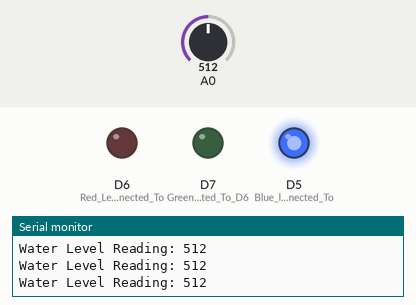
This sketch was run on a simulated ESP8266 (NodeMCU). Shown: output pins drawn as LEDs (lit = HIGH), the last lines printed to the serial monitor. Inputs (shaded band) come from the test bench; at power-on: A0 = 512. WiFi joins after 1.5 s; servers stay silent unless stated.

Above: at 4.2 s.
4.3 s: A0 set to 610
At 5.4 s:
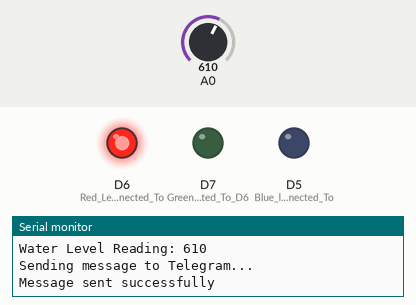
5.9 s: A0 set to 710
At 7.4 s:
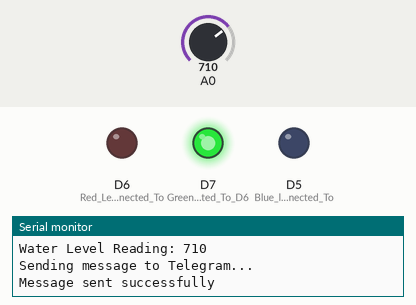
Timing chart, 0 to 8.9 s (numbered marks = the images above; inputs shaded):
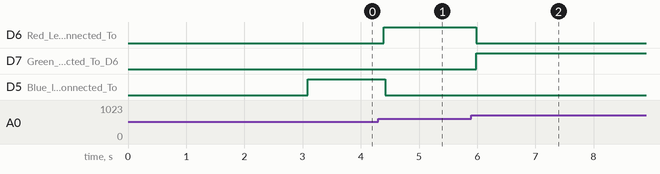

The sketch:

main.ino
```cpp
// #include <Wire.h>
// #include <LiquidCrystal_I2C.h>
#include <ESP8266WiFi.h>
#include <WiFiClientSecure.h>
#include "CTBot.h"

CTBot myBot;
 // TBMessage message;
const char* ssid = "nama wifi";
const char* pass = "nama pass";
const char* token = "6440264298:AAFN8H4Rib74bLDjeVE1xdHMwCIvWNGdr_c";
const int id = 687007684; //tele izzham

int val = 0;

void setup() {
  Serial.begin(9600);
  pinMode(D5, HIGH);  // Blue led Pin Connected To D5 Pin
  pinMode(D6, HIGH);  // Red Led Pin Connected To D7 Pin
  pinMode(D7, HIGH);  // Green Led Connected To D6 Pin

  // lcd.init();
  // lcd.backlight();
  delay(1000);  // Allow time for Serial Monitor to open

  // Connect to WiFi
  connectToWiFi();

  myBot.wifiConnect(ssid, pass);
  myBot.setTelegramToken(token);
  if (myBot.testConnection())
    Serial.println("Connection to Telegram successful");
  else
    Serial.println("Connection to Telegram failed");


  Serial.println("Setup complete.");
}

void loop() {
  // Check if WiFi is connected before proceeding

  if (WiFi.status() == WL_CONNECTED) {
    int s1 = analogRead(A0);
    Serial.println("Water Level Reading: " + String(s1));


        if (s1 > 600 && s1 < 700) {
          digitalWrite(D6, HIGH);
          sendMessageToTelegram("Flood Alert! Please get ready.");
          // myBot.sendMessage(id, "Flood Alert! Please get reaadyy.");

        } else {
          digitalWrite(D6, LOW);
        }

        if (s1 < 600) {
          digitalWrite(D5, HIGH);

        } else {
          digitalWrite(D5, LOW);
        }

        if (s1 > 700) {
          digitalWrite(D7, HIGH);
          sendMessageToTelegram("Flood Alert! Water level is high.");
          // myBot.sendMessage(id, "Flood Alert! Water level is high.");
          delay(10000);  // Delay for 5 seconds to avoid continuous alerts (for testing)
        } else {
          digitalWrite(D7, LOW);
        }

    // function paling spoil - looping wifi ntah kenapa
      checkTelegramMessage();


  } else {
    // If WiFi is not connected, attempt to reconnect
    Serial.println("WiFi not connected. Reconnecting...");
    connectToWiFi();
  }
}

void sendMessageToTelegram(const char* message) {
  // Check if WiFi is connected before attempting to send a Telegram alert
  if (WiFi.status() == WL_CONNECTED) {
    Serial.println("Sending message to Telegram...");
    if (myBot.sendMessage(id, message)) {
      Serial.println("Message sent successfully");
    } else {
      Serial.println("Failed to send message. Check your Telegram setup.");
    }
  } else {
    Serial.println("WiFi not connected. Unable to send Telegram alert.");
  }
}

void connectToWiFi() {
  Serial.println("Connecting to WiFi...");
  WiFi.begin(ssid, pass);

  int attempt = 0;
  while (WiFi.status() != WL_CONNECTED && attempt < 40) {
    delay(1000);
    Serial.print("Attempt " + String(attempt) + ": ");
    Serial.println("WiFi status: " + String(WiFi.status()));
    attempt++;
  }

  if (WiFi.status() == WL_CONNECTED) {
    Serial.println("WiFi connected!");
    Serial.print("IP Address: ");
    Serial.println(WiFi.localIP());
  } else {
    Serial.println("Failed to connect to WiFi. Please check your credentials.");
  }
}

void checkTelegramMessage() {
  //Check for new message from Telegram
  TBMessage message;
  while (myBot.getNewMessage(message)){
    if (message.text == "/waterlevel"){
      int waterlevel = analogRead(A0);
      myBot.sendMessage(id, "Current water level is : " + String(waterlevel));
    }
  }
}
```

Measured:
- after the input at 4.3 s, D6 (Red_Led_Pin_Connected_To): LOW → HIGH after 0.10 s; D5 (Blue_led_Pin_Connected_To): HIGH → LOW after 0.12 s
- after the input at 5.9 s, D6 (Red_Led_Pin_Connected_To): HIGH → LOW after 0.09 s; D7 (Green_Led_Connected_To_D6): LOW → HIGH after 0.09 s
